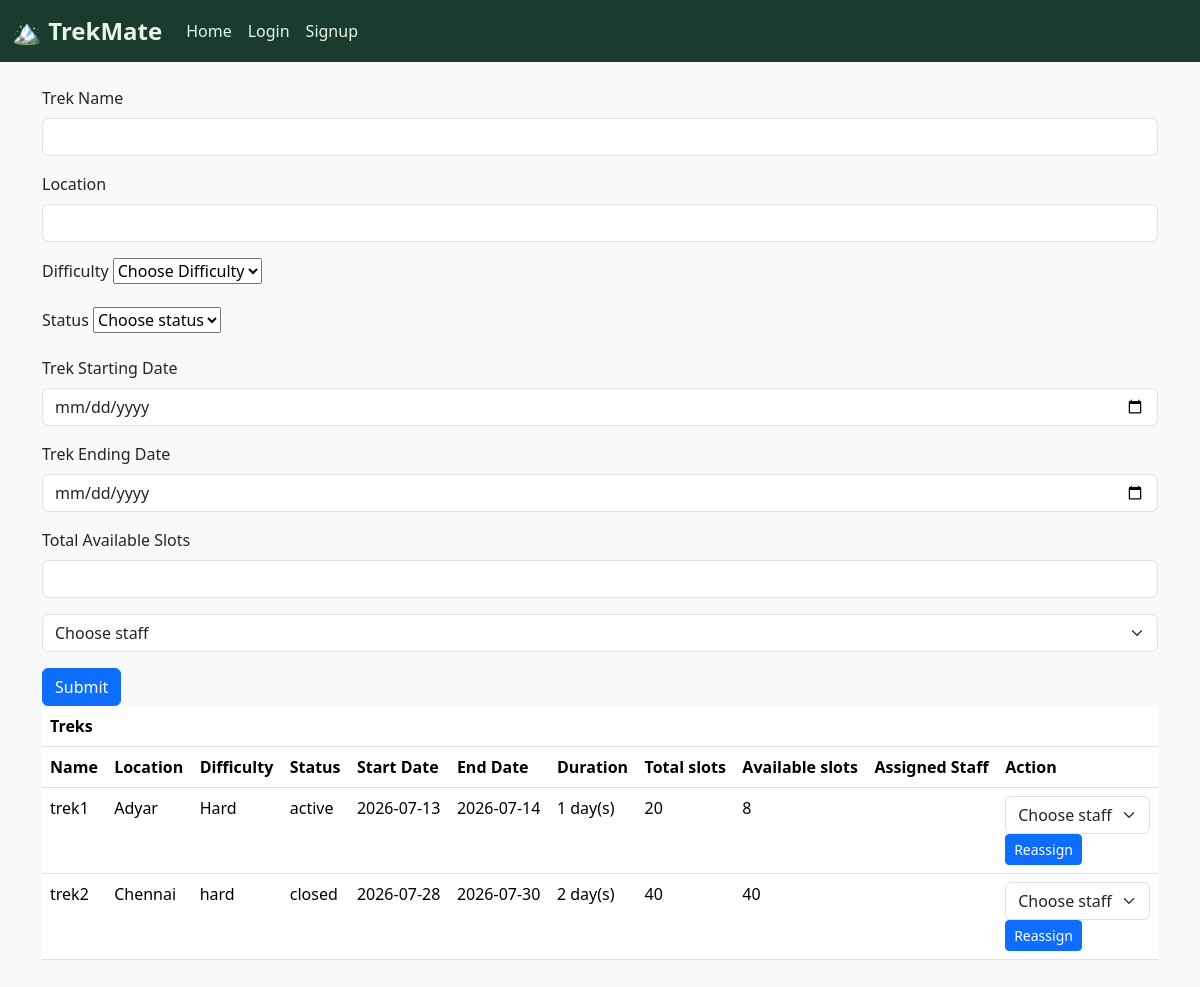
The page /admin/trek-management (signed in) on the database as committed earlier.
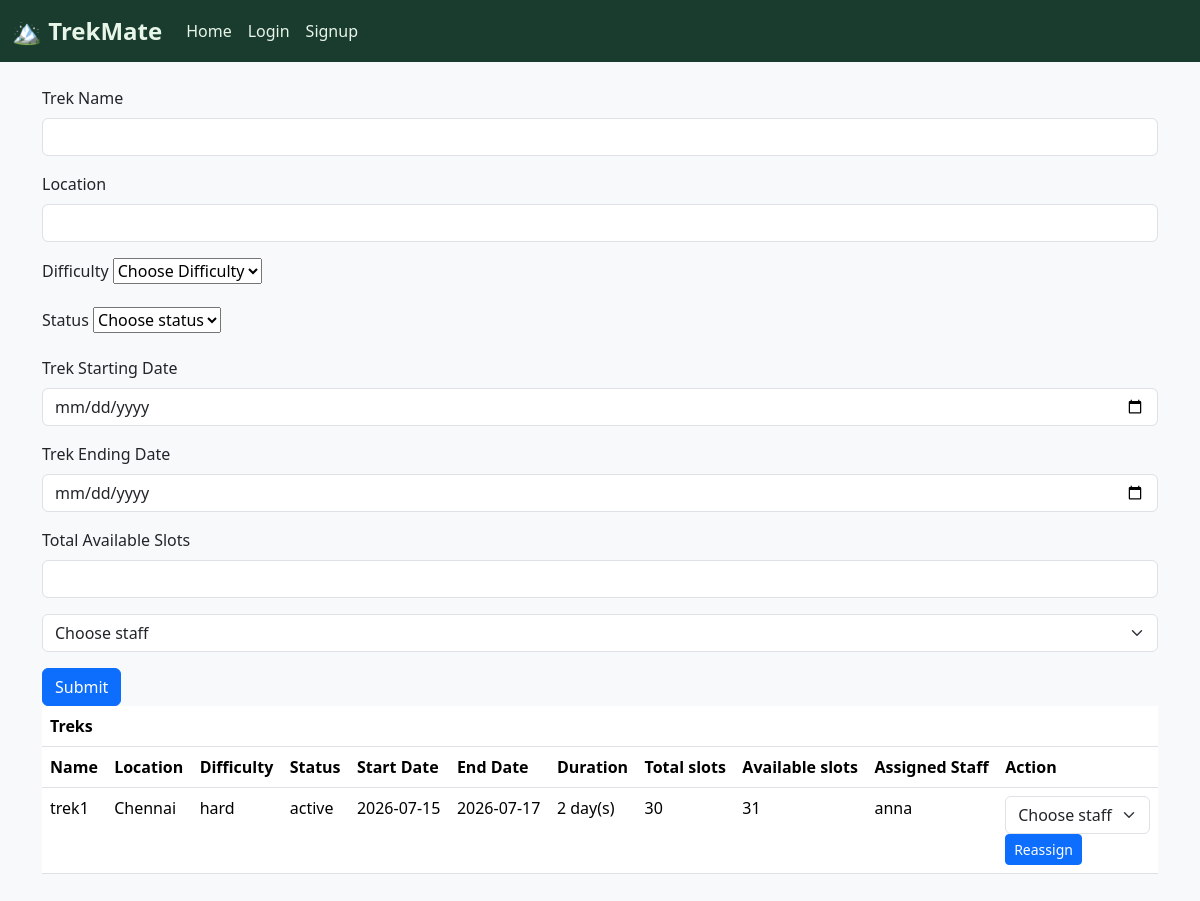
The same page on the database as committed later.
### app.py (models this page shows, shortened)
class treks(db.Model):
    _id = db.Column("id", db.Integer, primary_key = True)
    name = db.Column("name", db.String(100), nullable = False)
    location = db.Column("location", db.String(100), nullable = False)
    difficulty = db.Column("difficulty", db.String(100))
    status = db.Column("status", db.String(100), default="open")                #active, closed, completed
    start_date = db.Column("start_date", db.Date)
    end_date = db.Column("end_date", db.Date)
    duration = db.Column("duration", db.Integer)
    total_slots = db.Column("total_slots", db.Integer)
    available_slots = db.Column("available_slots", db.Integer)
    assigned_staff_id = db.Column("assigned_staff_id", db.Integer, db.ForeignKey('staffs.id'))

class staffs(db.Model):
    _id = db.Column("id", db.Integer, primary_key = True)
    name = db.Column("name", db.String(100))
    phone_no = db.Column("phone_no", db.Integer)
    email = db.Column("email", db.String(30), unique=True)
    username = db.Column("username", db.String(100), nullable=False, unique=True)
    password = db.Column("password", db.String(20), nullable=False)
    status = db.Column("status", db.String(20), default="pending")          #pending, active, rejected, blacklisted, assigned
    assigned_treks = db.relationship("treks", backref='staff_member')

### app.py (the view, shortened to what this page needs)
@app.route("/admin/trek-management", methods=["POST", "GET"])
def admin_trek_management():                                        #Admin Trek Management
    if "admin" in session:
        available_staff = staffs.query.filter_by(status="active").all()
        all_treks = treks.query.all()
        return render_template("admin_trek_management.html", available_staff=available_staff, all_treks = all_treks)
    else:
        return redirect(url_for("login"))

### templates/admin_trek_management.html (shortened to what this page needs)
{% extends "base.html" %}
{% block content %}
    <form method="POST" action="{{ url_for('admin_trek_management') }}">
        <div class="mb-3">
            <label for="name" class="form-label">Trek Name</label>
            <input type="text" class="form-control" id="name" name="name" required>
        </div>
        <div class="mb-3">
            <label for="location" class="form-label">Location</label>
            <input type="text" class="form-control" id="location" name="location" required>
        </div>
        <div class="mb-3">
            <label for="difficulty" class="form-label">Difficulty</label>
            <select name="difficulty" required>
                <option selected>Choose Difficulty</option>
            </select>
        </div>
        <div class="mb-3">
            <label for="status" class="form-label">Status</label>
            <select name="status">
                <option selected>Choose status</option>
            </select>
        </div>
        <div class="mb-3">
            <label for="start_date" class="form-label">Trek Starting Date</label>
            <input type="date" class="form-control" id="start_date" name="start_date" required>
        </div>
        <div class="mb-3">
            <label for="end_date" class="form-label">Trek Ending Date</label>
            <input type="date" class="form-control" id="end_date" name="end_date" required>
        </div>
        <div class="mb-3">
            <label for="total_slots" class="form-label">Total Available Slots</label>
            <input type="number" class="form-control" id="total_slots" name="total_slots" required>
        </div>
        <div class="mb-3">
            <select class="form-select" aria-label="Default select example" name="assigned_staff_id" required>
                <option selected>Choose staff</option>
            </select>
        </div>
        <button type="submit" class="btn btn-primary">Submit</button>
    </form>
    {% if all_treks %}
        <table class="table">
            <th colspan="11">Treks</th>
            <tr>
                <th>Name</th>
                <th>Location</th>
                <th>Difficulty</th>
                <th>Status</th>
                <th>Start Date</th>
                <th>End Date</th>
                <th>Duration</th>
                <th>Total slots</th>
                <th>Available slots</th>
                <th>Assigned Staff</th>
                <th>Action</th>
            </tr>
            {% for trek in all_treks %}
                <tr>
                    <td><p>{{ trek.name }}</p></td>
                    <td><p>{{ trek.location }}</p></td>
                    <td><p>{{ trek.difficulty }}</p></td>
                    <td><p>{{ trek.status }}</p></td>
                    <td><p>{{ trek.start_date }}</p></td>
                    <td><p>{{ trek.end_date }}</p></td>
                    <td><p>{{ trek.duration }} day(s)</p></td>
                    <td><p>{{ trek.total_slots }}</p></td>
                    <td><p>{{ trek.available_slots }}</p></td>
                    <td><p>{{ trek.staff_member.name }}</p></td>
                    <td>
                        <form method="POST" action="{{ url_for('reassign_staff', trek_id=trek._id) }}">
                            <select class="form-select" aria-label="Default select example" name="assigned_staff_id" required>
                                <option value="" disabled selected>Choose staff</option>
                            </select>
                            <button type="submit" class="btn btn-primary btn-sm">Reassign</button>
                        </form>
                    </td>
                </tr>
            {% endfor %}
        </table>
    {% endif %}
{% endblock %}

### templates/base.html (shortened to what this page needs)
<!DOCTYPE html>
<html>
    <head>
        <link href="https://cdn.jsdelivr.net/npm/bootstrap@5.3.8/dist/css/bootstrap.min.css" rel="stylesheet">
    </head>
    <body>
        <nav class="navbar navbar-expand-lg bg-body-tertiary">
            <div class="container-fluid">
                <a class="navbar-brand fw-bold fs-4" href="{{ url_for('home') }}">🏔 TrekMate</a>
                <div class="collapse navbar-collapse" id="navbarSupportedContent">
                <ul class="navbar-nav me-auto mb-2 mb-lg-0">
                    <li class="nav-item">
                    <a class="nav-link active" aria-current="page" href="{{url_for('home')}}">Home</a>
                    </li>
                    <li class="nav-item">
                    <a class="nav-link" href="{{url_for('login')}}">Login</a>
                    </li>
                    <li class="nav-item">
                    <a class="nav-link" href="{{url_for('signup')}}">Signup</a>
                    </li>
                </ul>
                </div>
            </div>
        </nav>
        <div class="container py-4">
            {% block content %}
            {% endblock %}
        </div>
    </body>
</html>

### templates/base.html (style rules this page uses)
body { background-color: #f8f9fa; }
.navbar { background-color: #1a3c2e !important; }
.navbar-brand, .nav-link { color: #e8f5e9 !important; }

Rows that differ between the two databases and show on the page:
removed treks: name "trek2", location "Chennai", difficulty "hard", status "closed", start_date "2026-07-28", end_date "2026-07-30", duration "2", total_slots "40", available_slots "40"
changed treks "trek1": location "Adyar" → "Chennai"; difficulty "Hard" → "hard"; start_date "2026-07-13" → "2026-07-15"; end_date "2026-07-14" → "2026-07-17"; duration "1" → "2"; total_slots "20" → "30"; available_slots "8" → "31"; staff_member.name (not shown) → "anna"
